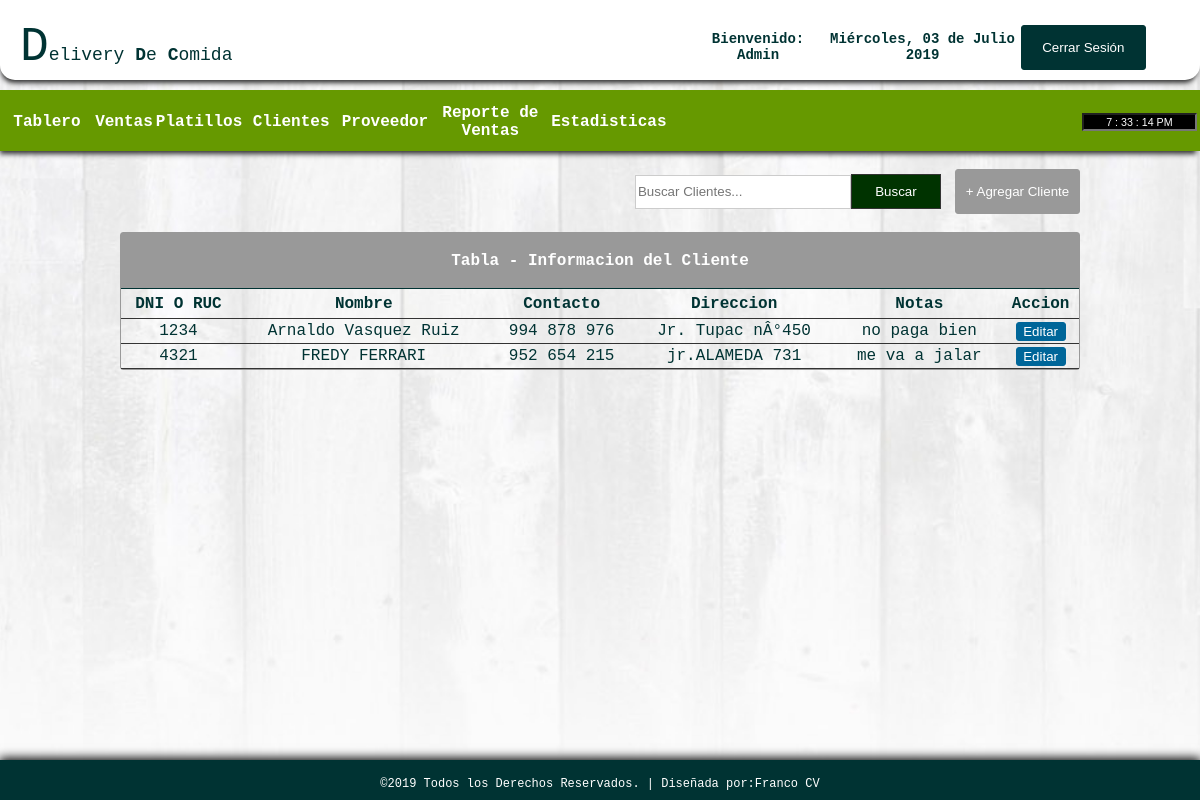
Page /customers.php (signed in) on the earlier database version.
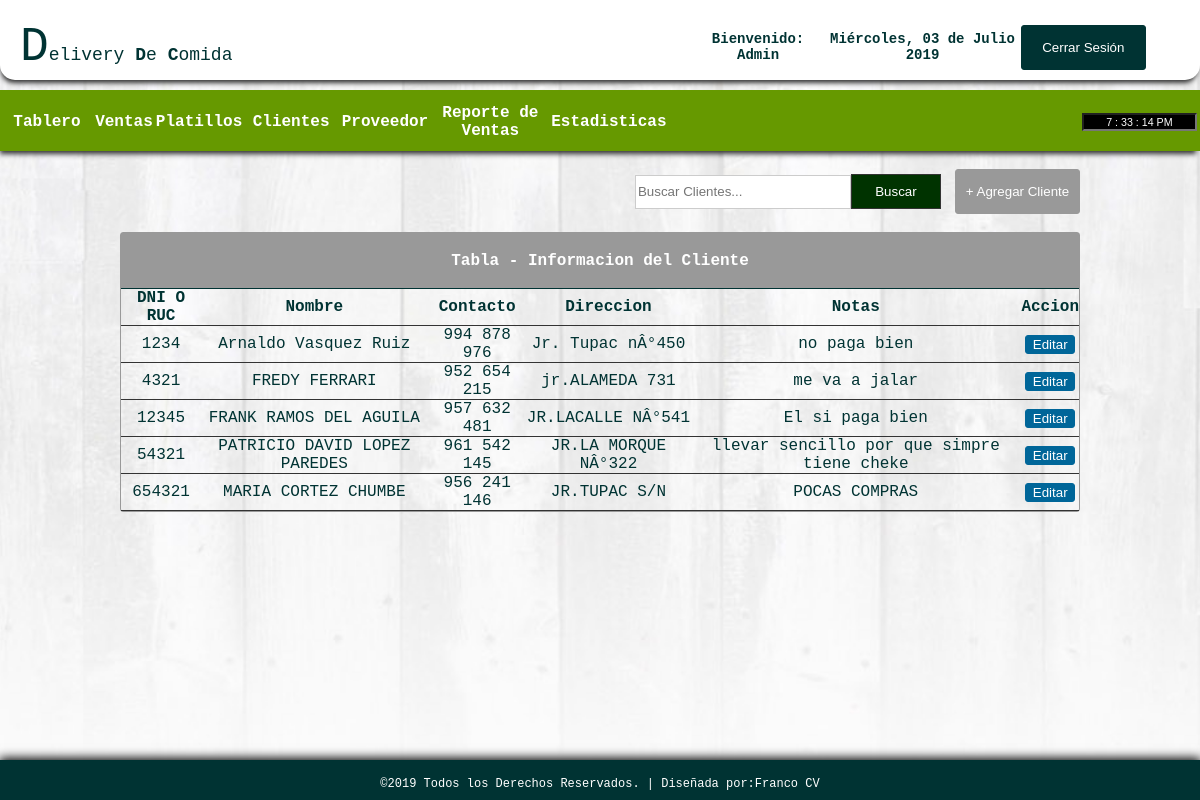
Same page on the later database version.
### tables this page shows
CREATE TABLE IF NOT EXISTS `customers` (
`id` int(11) NOT NULL,
  `name` varchar(100) NOT NULL,
  `contact` varchar(100) NOT NULL,
  `address` varchar(100) NOT NULL,
  `note` varchar(100) NOT NULL,
  `username` varchar(8) NOT NULL,
  `password` varchar(15) NOT NULL,
  `access` varchar(45) DEFAULT NULL
);

### customers.php (the view, shortened to what this page needs)
<!DOCTYPE html PUBLIC "-//W3C//DTD XHTML 1.0 Transitional//EN" "http://www.w3.org/TR/xhtml1/DTD/xhtml1-transitional.dtd">
<html xmlns="http://www.w3.org/1999/xhtml">
<head>
</head>
<?php error_reporting(0);
 include_once'./cabezera.php';  ?>
<link rel="stylesheet" type="text/css" href="css/css1.css">
<body>
<br>
<table width="80%" border="0" align="center" cellpadding="0" cellspacing="0">
      <tr>
        <td width="750" align="right">
        <form action="customers.php" method="get" ecntype="multipart/data-form">
        <input type="text" name="query" style="border:1px solid #CCC; color: #333; width:210px; height:30px;" placeholder="Buscar Clientes..." /><input type="submit" id="btnsearch" value="Buscar" name="search" />
        </form>
        </td>
        <td width="127" height="37" align="right">
        <a href="javascript:void(0)" onclick="toggle_visibility('popup-box1')"><input type="button" style="border:1px solid #999; background: #999; height:45px; width:125px; color:#FFF; border-radius:3px; font-family: 'Lucida Sans Unicode', 'Lucida Grande', sans-serif;" value="+ Agregar Cliente" /></a></td>
      </tr>
    </table></th>
  <br>
  <tr>
    <td>
    <table border="0" cellpadding="0" cellspacing="0" align="center" width="80%" style="border:1px solid #999; color:#033;">
     <tr>
     <th colspan="6" align="center" height="55px" style="border-bottom:1px solid #033; background: #999; color:#FFF;"> Tabla - Informacion del Cliente</th>
    </tr>
      <tr height="30px">
        <th style="border-bottom:1px solid #333;"> DNI O RUC </th>
        <th style="border-bottom:1px solid #333;"> Nombre </th>
        <th style="border-bottom:1px solid #333;"> Contacto </th>
        <th style="border-bottom:1px solid #333;"> Direccion </th>
        <th style="border-bottom:1px solid #333;"> Notas </th>
        <th style="border-bottom:1px solid #333;"> Accion </th>
      </tr>
       <?php
require('config.php');
if(isset($_GET['search'])){
            $query = $_GET['query'];
        $query="SELECT * FROM customers where concat(username,name,contact) like '%$query%'";
$result=mysqli_query($db_link, $query);
if($result->num_rows > 0){
while ($row=mysqli_fetch_array($result)){?>
<tr align="center" style="height:25px">
        <td style="border-bottom:1px solid #333;"> <?php echo $row['username']; ?> </td>
        <td style="border-bottom:1px solid #333;"> <?php echo $row['name']; ?> </td>
        <td style="border-bottom:1px solid #333;"> <?php echo $row['contact']; ?> </td>
        <td style="border-bottom:1px solid #333;"> <?php echo $row['address']; ?> </td>
        <td style="border-bottom:1px solid #333;"> <?php echo $row['note']; ?> </td>
        <td style="border-bottom:1px solid #333;">
<a href="delete_customer.php?id=<?php echo md5($row['id']);?>"><input type="button" value="Eliminar" style="width:15; height:20; color:#FFF; background: #900; border:1px solid #900; border-radius:3px;"></a>
        </td>
      </tr>
            <?php
}
            }else{
              echo "<center>No Resultados</center>";
            }
          }else{
$query="SELECT * FROM customers";
$result=mysqli_query($db_link, $query);
while ($row=mysqli_fetch_array($result)){?>
      <tr align="center" style="height:25px">
        <td style="border-bottom:1px solid #333;"> <?php echo $row['username']; ?> </td>
      	<td style="border-bottom:1px solid #333;"> <?php echo $row['name']; ?> </td>
        <td style="border-bottom:1px solid #333;"> <?php echo $row['contact']; ?> </td>
        <td style="border-bottom:1px solid #333;"> <?php echo $row['address']; ?> </td>
        <td style="border-bottom:1px solid #333;"> <?php echo $row['note']; ?> </td>
        <td style="border-bottom:1px solid #333;">
<a href="edit_customer.php?id=<?php echo md5($row['id']);?>"><input type="button" value="Editar" style="width:50px; height:20; color:#FFF; background:#069; border:1px solid #069; border-radius:3px;"></a>
        </td>
      </tr>
   <?php
}}?>
    </table>
  </td>
  </tr>
<br><br><br>
<div id="footer">
<table border="0" cellpadding="15px" align="center"; style="size: 12px; font-family: 'Courier New', Courier, monospace; color: #FFF; font-size: 12px;">
<tr>
	<td>
    &copy;2019 Todos los Derechos Reservados.  |  Diseñada por:<a href="https://www.facebook.com/repp0rt">Franco CV</a>
    </td>
</tr>
</table>
</div>
</body>
</html>

Differences in the rows shown:
added customers: username "12345", name "FRANK RAMOS DEL AGUILA", contact "957 632 481", address "JR.LACALLE NÂ°541", note "El si paga bien"
added customers: username "54321", name "PATRICIO DAVID LOPEZ PAREDES", contact "961 542 145", address "JR.LA MORQUE NÂ°322", note "llevar sencillo por que simpre tiene cheke"
added customers: username "654321", name "MARIA CORTEZ CHUMBE", contact "956 241 146", address "JR.TUPAC S/N", note "POCAS COMPRAS"
